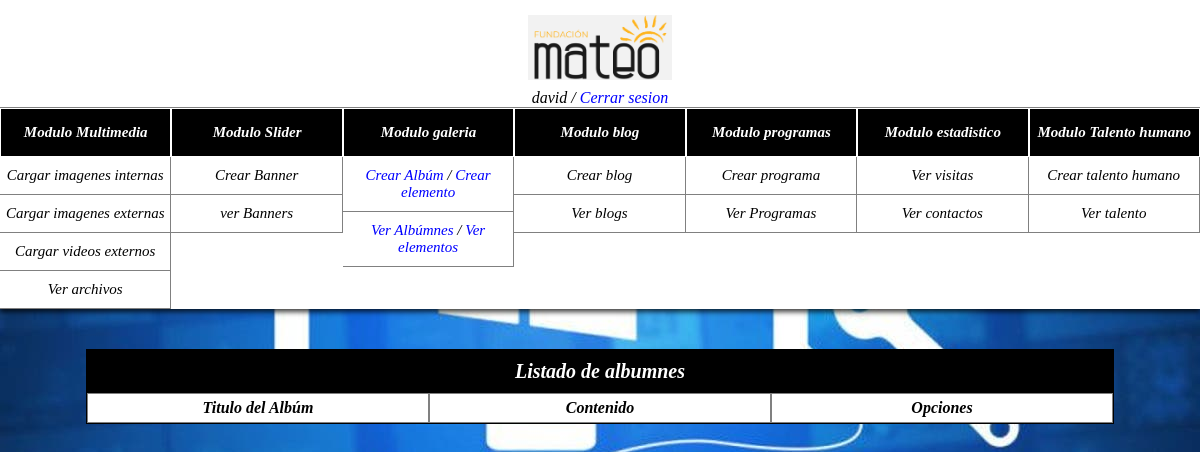
The page /index.php/galeria/listar_albumnes (signed in) on the database as committed earlier.
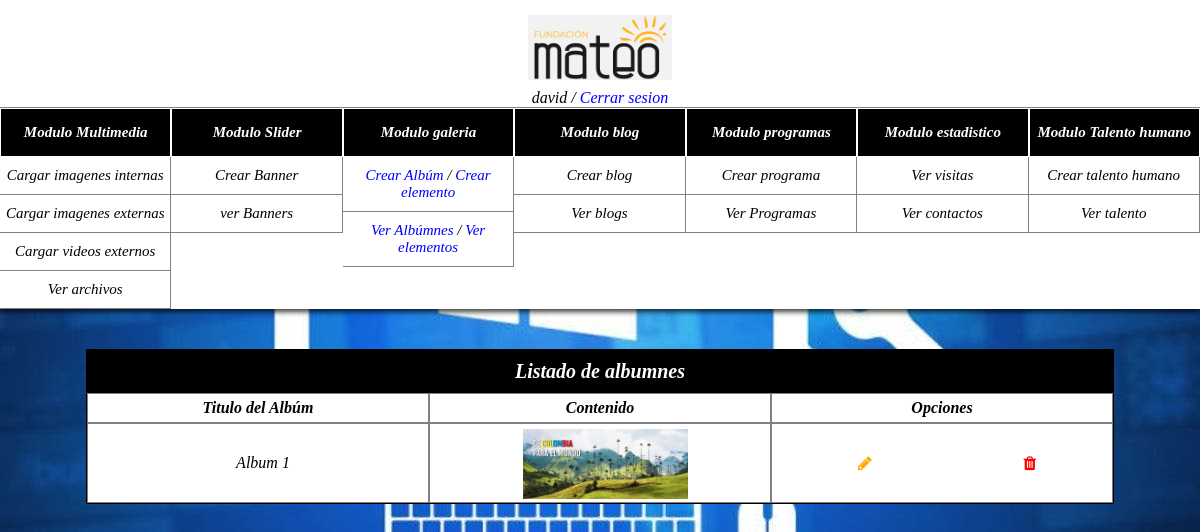
The same page on the database as committed later.
### tables this page shows
CREATE TABLE `albumnes` (
  `album_id` int(11) NOT NULL,
  `album_titulo` varchar(50) NOT NULL,
  `album_portada_principal` varchar(500) NOT NULL,
  `tipo_portada` varchar(2) NOT NULL
);

### application/controllers/Galeria.php (called while the page is built, shortened)
<?php
include_once "application/models/galeria_model.php";
class Galeria extends CI_Controller {
	public function listar_albumnes(){
		if (isset($_SESSION['usuario']))
		{
			$this->load->view('listar_albumnes');
		}else{
			echo '<script>alert("Su sesión termino");</script>';
			echo '<script>
			window.location.href = "../panel/inicio";
			</script>';
		}
	}
	public function listar_albumnes_datos(){
		$instancia = new Galeria_model();
		$peticion_select = $instancia -> listar_album_datos();
		return $peticion_select;
	}
}

### index.php (called while the page is built, shortened)
<?php
require_once BASEPATH.'core/CodeIgniter.php';

### application/controllers/select_controller.php (called while the page is built, shortened)
<?php
include_once "Galeria.php";
class Select_controller{
	public function listar_albumnes(){
		$instancia = new Galeria();
		$peticion_select = $instancia ->listar_albumnes_datos();
		return $peticion_select;
	}
}
?>

### application/models/galeria_model.php (called while the page is built, shortened)
<?php
class Galeria_model{
	public function listar_album_datos(){
		$instancia_conexion = new Conexion();
		$pdo = $instancia_conexion -> obtener_conexion();
		$sql = $pdo->prepare('SELECT * FROM albumnes  contenido_galeria');
		$sql->execute();
		$resultado = $sql->fetchAll();
		return $resultado;
	}
}
?>

### application/views/listar_albumnes.php (the view, shortened to what this page needs)
<?php
include_once "application/controllers/select_controller.php";
$instancia = new Select_controller();
$peticion_select = $instancia -> listar_albumnes();
?>
<!DOCTYPE html>
<html lang="es">
<head>
  <link rel="stylesheet" href="../plantilla_back/css/personalizacion.css">
  <link rel="stylesheet" href="https://cdnjs.cloudflare.com/ajax/libs/font-awesome/4.7.0/css/font-awesome.min.css">
  <link rel="stylesheet" href="//cdn.jsdelivr.net/npm/alertifyjs@1.13.1/build/css/alertify.min.css"/>
</head>
<body>
  <div class="container">
    <?php
    include "header.php";
    ?>
    <div class="contenedor-dinamico-admin">
      <div class="contenedor-ajustado">
        <div class="contenedor-tabla">
          <div class="encabezado-formulario">
            Listado de albumnes
          </div>
          <div class="table" id="encabezado_tabla">
            <div class="column-table-banner-encabezado encabezado-oculto" style="font-weight: 900;"><label>Titulo del Albúm</label></div>
            <div class="column-table-banner-encabezado encabezado-oculto" style="font-weight: 900;"><label>Contenido</label></div>
            <div class="column-table-banner-encabezado encabezado-oculto" style="font-weight: 900;"><label>Opciones</label></div>
          </div>
          <div class="table" id="resultados">
            <?php
            foreach($peticion_select as $album){
              echo '<div class="column-table-banner"><label style="margin:auto;">'.$album['album_titulo'].'</label></div>
              <div class="column-table-banner-encabezado encabezado-visible" style="font-weight: 900;"><label>Contenido</label></div>
              <div class="column-table-banner"><img id="'.$album['tipo_portada'].'" src="'.$album['album_portada_principal'].'" class="img-archivo"></div>
              <div class="column-table-banner-encabezado encabezado-visible" style="font-weight: 900;"><label>Opciones</label></div>
              <div class="column-table-banner"><i class="fa fa-pencil btn-editar" id="'.$album['album_id'].'" style="color:orange; cursor:pointer; margin:auto;" id="btn-editar"></i><i class="fa fa-trash btn-eliminar" id="'.$album['album_id'].'" style="color:red; cursor:pointer; margin:auto;"></i></div>
              ';
            }
            ?>
          </div>
        </div>
      </div>
    </div>
  </div>
</body>
</html>

Rows that differ between the two databases and show on the page:
added albumnes: album_titulo "Album 1", album_portada_principal (picture)
